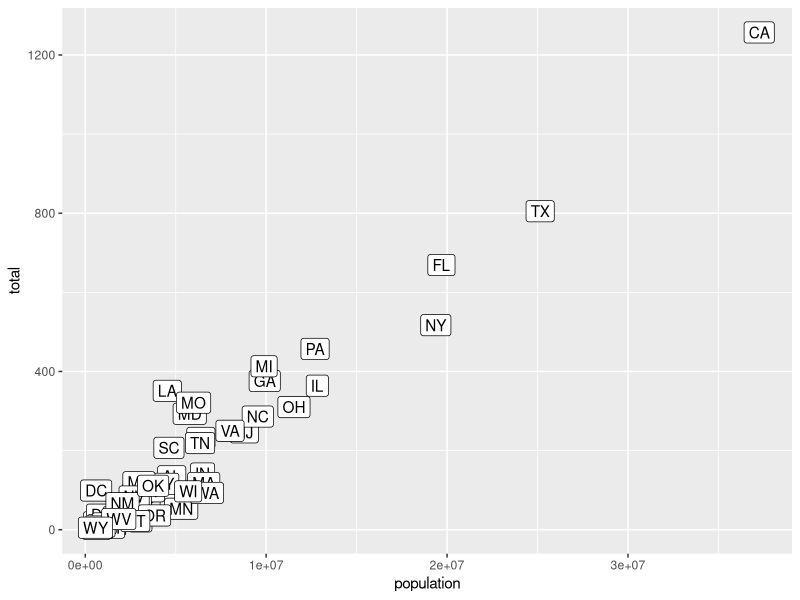

R code for this plot:
# Cargamos las librerías y seleccionamos los datos
library(dplyr)
library(ggplot2)
library(dslabs)
data(murders)

## Agregamos el label y cambiamos el tipo de geometría
murders %>% ggplot(aes(population, total, label = abb)) +
  geom_label()
